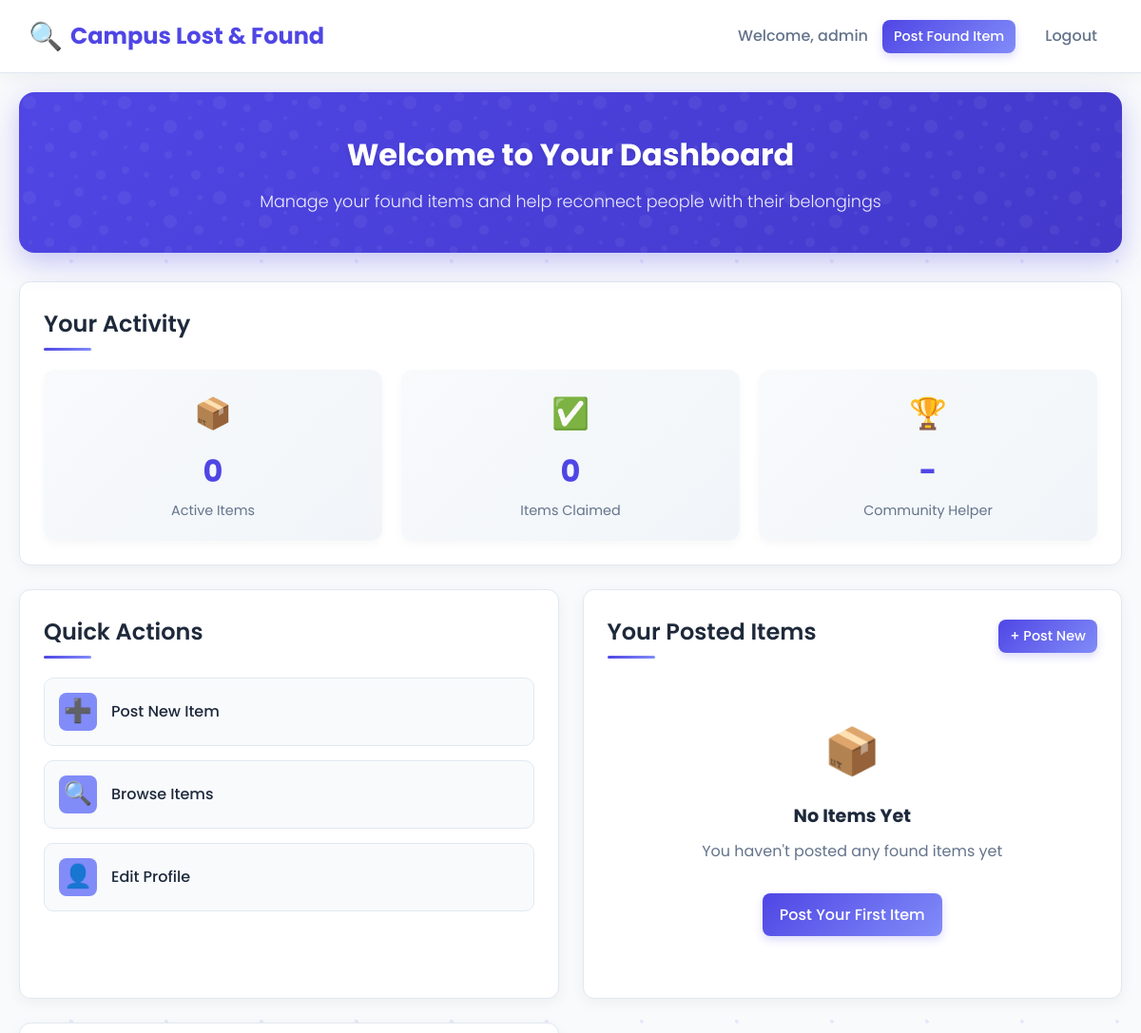
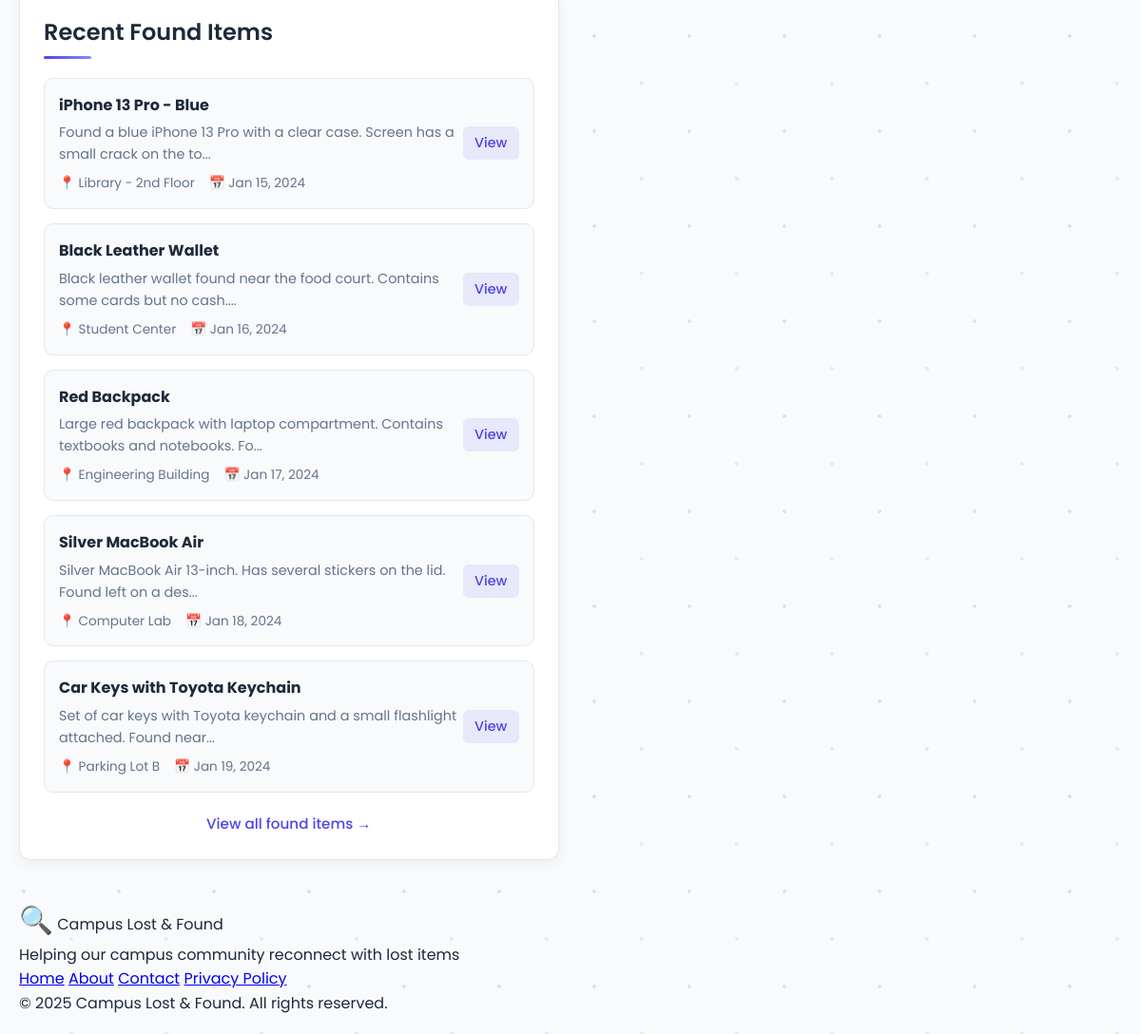
/dashboard.php (signed in), run on the app's committed database (2 pictures, top to bottom).
### tables this page shows
CREATE TABLE IF NOT EXISTS found_items (
    id INT AUTO_INCREMENT PRIMARY KEY,
    user_id INT NOT NULL,
    title VARCHAR(255) NOT NULL,
    category VARCHAR(50) NOT NULL,
    location VARCHAR(255) NOT NULL,
    found_datetime DATETIME NOT NULL,
    description TEXT NOT NULL,
    image_path VARCHAR(500),
    status ENUM('active', 'claimed', 'removed') DEFAULT 'active',
    created_at TIMESTAMP DEFAULT CURRENT_TIMESTAMP,
    updated_at TIMESTAMP DEFAULT CURRENT_TIMESTAMP ON UPDATE CURRENT_TIMESTAMP,
    FOREIGN KEY (user_id) REFERENCES users(id) ON DELETE CASCADE
);

### dashboard.php (the view, shortened to what this page needs)
<?php
require 'includes/db.php';
try {
    $stmt = $pdo->prepare("SELECT * FROM found_items WHERE user_id = ? AND status = 'active' ORDER BY created_at DESC");
    $stmt->execute([$_SESSION['user_id']]);
    $userItems = $stmt->fetchAll();
    $stmt = $pdo->prepare("SELECT * FROM found_items WHERE user_id != ? AND status = 'active' ORDER BY created_at DESC LIMIT 5");
    $stmt->execute([$_SESSION['user_id']]);
    $recentItems = $stmt->fetchAll();
    $totalItems = count($userItems);
    $stmt = $pdo->prepare("SELECT COUNT(*) FROM found_items WHERE user_id = ? AND status = 'claimed'");
    $stmt->execute([$_SESSION['user_id']]);
    $claimedItems = $stmt->fetchColumn();
} catch (PDOException $e) {
    $stmt = $pdo->prepare("SELECT * FROM found_items WHERE user_id = ? ORDER BY created_at DESC");
    $stmt->execute([$_SESSION['user_id']]);
    $userItems = $stmt->fetchAll();
    $stmt = $pdo->prepare("SELECT * FROM found_items WHERE user_id != ? ORDER BY created_at DESC LIMIT 5");
    $stmt->execute([$_SESSION['user_id']]);
    $recentItems = $stmt->fetchAll();
    $totalItems = count($userItems);
    $claimedItems = 0;
    $error_message = "Database schema needs updating. Please run the database migration.";
}
?>
<!DOCTYPE html>
<html lang="en">
<head>
    <link rel="stylesheet" href="main.css">
    <link rel="stylesheet" href="dashboard.css">
</head>
<body>
    <header>
        <div class="header-container">
            <a href="index.php" class="logo">
                <span class="logo-icon">🔍</span> Campus Lost & Found
            </a>
            <div class="actions">
                <span class="username">Welcome, <?= htmlspecialchars($_SESSION['username']) ?></span>
                <a href="post_item.php" class="btn btn-small">Post Found Item</a>
                <a href="logout.php" class="logout">Logout</a>
            </div>
        </div>
    </header>
    <main class="container">
        <div class="dashboard-welcome">
            <div class="welcome-content">
                <h1>Welcome to Your Dashboard</h1>
                <p>Manage your found items and help reconnect people with their belongings</p>
            </div>
        </div>
        <div class="dashboard-grid">
            <section class="stats-section card">
                <h2 class="section-title">Your Activity</h2>
                <div class="stats-cards">
                    <div class="stat-card">
                        <div class="stat-icon">📦</div>
                        <div class="stat-value"><?= $totalItems ?></div>
                        <div class="stat-label">Active Items</div>
                    </div>
                    <div class="stat-card">
                        <div class="stat-icon">✅</div>
                        <div class="stat-value"><?= $claimedItems ?></div>
                        <div class="stat-label">Items Claimed</div>
                    </div>
                    <div class="stat-card">
                        <div class="stat-icon">🏆</div>
                        <div class="stat-value"><?= ($totalItems + $claimedItems) > 0 ? '👍' : '-' ?></div>
                        <div class="stat-label">Community Helper</div>
                    </div>
                </div>
            </section>
            <section class="quick-actions card">
                <h2 class="section-title">Quick Actions</h2>
                <div class="action-buttons">
                    <a href="post_item.php" class="action-btn">
                        <span class="action-icon">➕</span>
                        <span class="action-text">Post New Item</span>
                    </a>
                    <a href="index.php" class="action-btn">
                        <span class="action-icon">🔍</span>
                        <span class="action-text">Browse Items</span>
                    </a>
                    <a href="profile.php" class="action-btn">
                        <span class="action-icon">👤</span>
                        <span class="action-text">Edit Profile</span>
                    </a>
                </div>
            </section>
            <section class="your-items-section card">
                <div class="section-header">
                    <h2 class="section-title">Your Posted Items</h2>
                    <a href="post_item.php" class="btn btn-small">+ Post New</a>
                </div>
                <?php if (count($userItems) > 0): ?>
                <div class="items-list">
                    <?php foreach ($userItems as $index => $item): ?>
                    <div class="item-row animate-fade-in" style="animation-delay: <?= $index * 0.1 ?>s">
                        <div class="item-info">
                            <h3><?= htmlspecialchars($item['title']) ?></h3>
                            <div class="item-meta">
                                <span class="location-tag">
                                    <span class="meta-icon">📍</span>
                                    <?= htmlspecialchars($item['location']) ?>
                                </span>
                                <span class="date-tag">
                                    <span class="meta-icon">📅</span>
                                    <?= date('M j, Y', strtotime($item['found_datetime'])) ?>
                                </span>
                            </div>
                        </div>
                        <div class="item-actions">
                            <a href="item_detail.php?id=<?= $item['id'] ?>" class="item-action view">View</a>
                            <a href="edit_item.php?id=<?= $item['id'] ?>" class="item-action edit">Edit</a>
                        </div>
                    </div>
                    <?php endforeach; ?>
                </div>
                <?php else: ?>
                <div class="empty-state">
                    <div class="empty-icon">📦</div>
                    <h3>No Items Yet</h3>
                    <p>You haven't posted any found items yet</p>
                    <a href="post_item.php" class="btn mt-3">Post Your First Item</a>
                </div>
                <?php endif; ?>
            </section>
            <section class="recent-items-section card">
                <h2 class="section-title">Recent Found Items</h2>
                <?php if (count($recentItems) > 0): ?>
                <div class="recent-items-list">
                    <?php foreach ($recentItems as $item): ?>
                    <div class="recent-item">
                        <div class="recent-item-content">
                            <h3><?= htmlspecialchars($item['title']) ?></h3>
                            <p><?= htmlspecialchars(substr($item['description'], 0, 80)) . (strlen($item['description']) > 80 ? '...' : '') ?></p>
                            <div class="item-meta">
                                <span class="location-tag">
                                    <span class="meta-icon">📍</span>
                                    <?= htmlspecialchars($item['location']) ?>
                                </span>
                                <span class="date-tag">
                                    <span class="meta-icon">📅</span>
                                    <?= date('M j, Y', strtotime($item['found_datetime'])) ?>
                                </span>
                            </div>
                        </div>
                        <a href="item_detail.php?id=<?= $item['id'] ?>" class="view-item-btn">View</a>
                    </div>
                    <?php endforeach; ?>
                </div>
                <div class="view-all-link">
                    <a href="index.php">View all found items →</a>
                </div>
                <?php endif; ?>
            </section>
        </div>
    </main>
    <footer class="footer">
        <div class="container">
            <div class="footer-content">
                <div class="footer-logo">
                    <span class="logo-icon">🔍</span> Campus Lost & Found
                </div>
                <p class="footer-tagline">Helping our campus community reconnect with lost items</p>
                <div class="footer-links">
                    <a href="index.php">Home</a>
                    <a href="about.php">About</a>
                    <a href="contact.php">Contact</a>
                    <a href="privacy.php">Privacy Policy</a>
                </div>
                <p class="copyright">© <?= date('Y') ?> Campus Lost & Found. All rights reserved.</p>
            </div>
        </div>
    </footer>
</body>
</html>

### main.css (style rules this page uses)
:root { --primary: #4f46e5; --primary-dark: #4338ca; --primary-light: #818cf8; --secondary: #10b981; --secondary-dark: #059669; --accent: #f97316; --background: #f8fafc; --card-bg: #ffffff; --text-primary: #1e293b; --text-secondary: #64748b; --text-light: #94a3b8; --border: #e2e8f0; --shadow: rgba(0, 0, 0, 0.05); --gradient-start: #4f46e5; --gradient-end: #818cf8; }
* { margin: 0; padding: 0; box-sizing: border-box; font-family: "Poppins", "Segoe UI", Tahoma, Geneva, Verdana, sans-serif; }
body { background-color: var(--background); background-image: radial-gradient(circle at 25px 25px, rgba(79, 70, 229, 0.15) 2%, transparent 0%), radial-gradient(circle at 75px 75px, rgba(79, 70, 229, 0.1) 2%, transparent 0%); background-size: 100px 100px; color: var(--text-primary); line-height: 1.6; min-height: 100vh; }
.container { max-width: 1200px; margin: 0 auto; padding: 20px; }
header { background-color: var(--card-bg); padding: 15px 30px; box-shadow: 0 4px 20px var(--shadow); position: sticky; top: 0; z-index: 100; border-bottom: 1px solid var(--border); }
.header-container { max-width: 1200px; margin: 0 auto; display: flex; justify-content: space-between; align-items: center; }
.logo { font-size: 1.5rem; font-weight: 700; color: var(--primary); text-decoration: none; display: flex; align-items: center; gap: 8px; }
.logo-icon { font-size: 1.8rem; }
.actions { display: flex; align-items: center; gap: 15px; }
.username { font-weight: 500; color: var(--text-secondary); }
.btn { display: inline-block; padding: 10px 18px; background: linear-gradient(135deg, var(--gradient-start), var(--gradient-end)); color: white; text-decoration: none; border-radius: 8px; font-weight: 500; transition: all 0.3s ease; border: none; cursor: pointer; box-shadow: 0 4px 10px rgba(79, 70, 229, 0.2); }
.btn-small { padding: 6px 12px; font-size: 0.9rem; }
.logout { color: var(--text-secondary); text-decoration: none; padding: 8px 16px; border-radius: 8px; transition: all 0.3s ease; font-weight: 500; }
.card { background-color: var(--card-bg); border-radius: 12px; overflow: hidden; box-shadow: 0 4px 15px var(--shadow); transition: transform 0.3s ease, box-shadow 0.3s ease; border: 1px solid var(--border); }
.section-header { display: flex; justify-content: space-between; align-items: center; margin-bottom: 20px; }
.section-title { font-size: 1.5rem; color: var(--text-primary); font-weight: 600; position: relative; padding-bottom: 8px; }
.section-title::after { content: ""; position: absolute; bottom: 0; left: 0; width: 50px; height: 3px; background: linear-gradient(to right, var(--primary), var(--primary-light)); border-radius: 3px; }
.mt-3 { margin-top: 1rem; }

### data on the page
found_items: title "iPhone 13 Pro - Blue", description "Found a blue iPhone 13 Pro with a clear case. Screen has a small crack on the to", location "Library - 2nd Floor", found_datetime "Jan 15, 2024"
found_items: title "Black Leather Wallet", description "Black leather wallet found near the food court. Contains some cards but no cash.", location "Student Center", found_datetime "Jan 16, 2024"
found_items: title "Red Backpack", description "Large red backpack with laptop compartment. Contains textbooks and notebooks. Fo", location "Engineering Building", found_datetime "Jan 17, 2024"
found_items: title "Silver MacBook Air", description "Silver MacBook Air 13-inch. Has several stickers on the lid. Found left on a des", location "Computer Lab", found_datetime "Jan 18, 2024"
found_items: title "Car Keys with Toyota Keychain", description "Set of car keys with Toyota keychain and a small flashlight attached. Found near", location "Parking Lot B", found_datetime "Jan 19, 2024"

### other printed values
$_SESSION['username'] "admin"
$totalItems "0"
$claimedItems "0"
